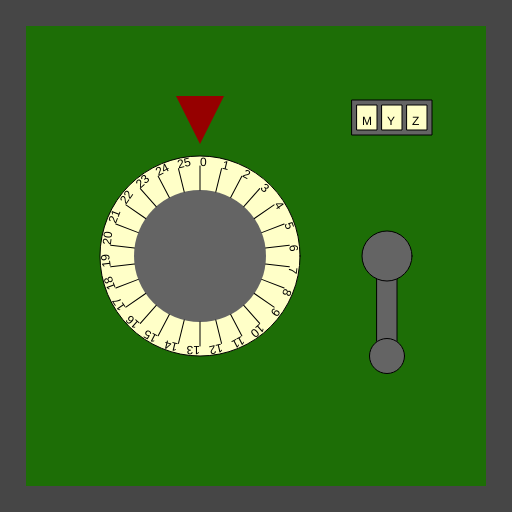
Frame 1 (no input)
Frame 60 (no input): identical to frame 1, image omitted
Frame 120 (the mouse pressed at the canvas centre since frame 60): identical to frame 1, image omitted

The p5.js sketch that drew this single still picture (run headless with seeded random() and noise() and a simulated clock; from frame 60 on, the mouse is pressed at the canvas centre):

// p5.js sketch
// ── sketch.js
/*

Officer: 8730866
CaseNum: 303-1-21826612-8730866

Case 303 - The Case of the Crooked Attorney
Stage 2 - Torvalds' House

This safe is in Torvalds’ home study. Be careful. If you get caught, I don’t know you !

Crack this safe by doing the following:

	When any key is pressed:
	- Decrement SecureStorageVal_A by 2

	When any key is released:
	- Decrement SecureStorageVal_B by 2

	When the mouse button is released:
	- Make SecureStorageVal_C equal to the string "WJB"

	Whilst the mouse is moving:
	- Make SecureStorageVal_C equal to the string "MYZ"



This time you'll need to create the relevant event handlers yourself.

There are many possible ways of investigating this case, but you
should use ONLY the following commands:

	- The assignment operator aka. the equals sign !
	- Incrementing +=
	- Decrementing -=

*/

//declare the variables

var SecureStorageVal_A;
var SecureStorageVal_B;
var SecureStorageVal_C;


function preload()
{
	//IMAGES WILL BE LOADED HERE

}

function setup()
{
	createCanvas(512,512);

	//initialise the variables
	SecureStorageVal_A = 0;
	SecureStorageVal_B = 0;
	SecureStorageVal_C = "";

}

///////////////////EVENT HANDLERS///////////////////
/*
When any key is pressed:
	- Decrement SecureStorageVal_A by 2

	When any key is released:
	- Decrement SecureStorageVal_B by 2

	When the mouse button is released:
	- Make SecureStorageVal_C equal to the string "WJB"

	Whilst the mouse is moving:
	- Make SecureStorageVal_C equal to the string "MYZ"
	*/
//Create event handlers here to open the safe ...
function keyPressed()
{
	SecureStorageVal_A -= 2;
}

function keyReleased()
{
	SecureStorageVal_B -= 2;
}

function mouseMoved()
{
	SecureStorageVal_C = "MYZ";
}
function mouseReleased()
{
	SecureStorageVal_C = "WJB";
}


///////////////DO NOT CHANGE CODE BELOW THIS POINT///////////////////

function draw()
{

	//Draw the safe door
	background(70);
	noStroke();
	fill(29,110,6);
	rect(26,26,width-52,width-52);

	//Draw the combination dial
	push();
	translate(200,height/2);
	drawDial(200, SecureStorageVal_A, 26);
	pop();

	//Draw the lever
	push();
	translate(width - 125,256);
	drawLever(SecureStorageVal_B);
	pop();

	//Draw the spinner
	push();
	translate(width - 120,100);
	drawSpinner(3, SecureStorageVal_C);
	pop();

}

function drawDial(diameter,num,maxNum)
{
	//the combination lock

	var r = diameter * 0.5;
	var p = r * 0.6;

	stroke(0);
	fill(255,255,200);
	ellipse(0,0,diameter,diameter);
	fill(100);
	noStroke();
	ellipse(0,0,diameter*0.66,diameter*0.66);
	fill(150,0,0);
	triangle(
		-p * 0.4,-r-p,
		p * 0.4,-r-p,
		0,-r-p/5
	);

	noStroke();

	push();
	var inc = 360/maxNum;

	rotate(radians(-num * inc));
	for(var i = 0; i < maxNum; i++)
	{
		push();
		rotate(radians(i * inc));
		stroke(0);
		line(0,-r*0.66,0,-(r-10));
		noStroke();
		fill(0);
		text(i,0,-(r-10));
		pop();
	}

	pop();
}

function drawLever(rot)
{
	push();
	rotate(radians(-rot))
	stroke(0);
	fill(100);
	rect(-10,0,20,100);
	ellipse(0,0,50,50);
	ellipse(0,100,35,35);
	pop();
}

function drawSpinner(numSpinners, val)
{
	var sw = 20;
	var ow = (sw + 5) * numSpinners + 5;
	stroke(0);
	fill(100);
	rect(-ow/2,0,ow,35);
	if(typeof(val) == "number")
	{
		val = floor(val).toString(); //convert to string
	}


	for(var d = numSpinners - val.length; d > 0; d--)
	{
		val = "-" + val;
	}

	for(var i = 0; i < numSpinners; i++)
	{
		stroke(0);
		fill(255,255,200);
		rect(-ow/2 + i * (sw + 5) + 5,5,20,25);
		fill(0);
		noStroke();
		text(val[i],-ow/2 + sw/2 + i * (sw +5),25);
	}

}
